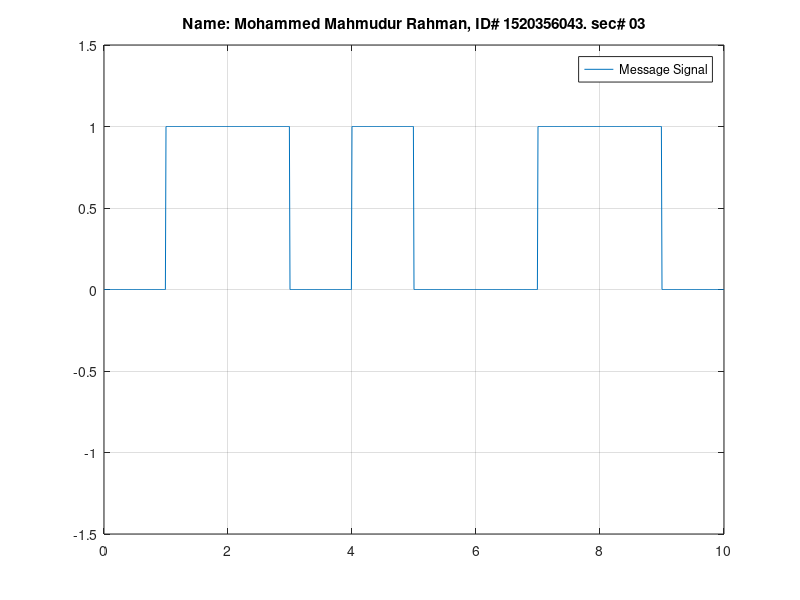

The MATLAB script that drew this image:
%name: Mohammed Mahmudur Rahman
%ID# 1520386043
%Section: 03

clc, clear all;

A= [0 1 1 0 1 0 0 1 1 0]
n= length(A);

t= 0:0.01: n;
message= [];

for i=0: 1: n-1;
message((i*100)+1: 1: ((i+1)*100)+1) =A(i+1);
end

plot(t,message)
grid on;
ylim([ -1.5 1.5]);
legend('Message Signal');
title('Name: Mohammed Mahmudur Rahman, ID# 1520356043. sec# 03');
